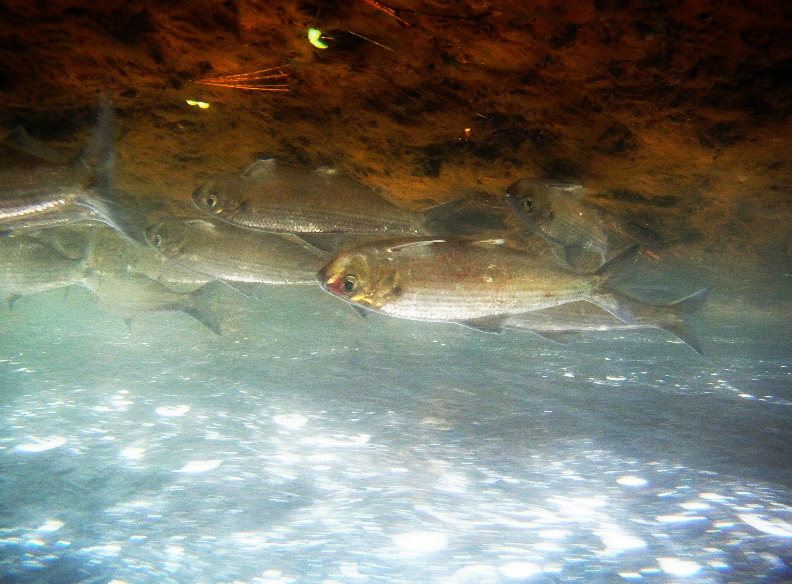
#> input picture Herring Sylvia Place.jpg, 792 x 584 px
$ python flip-mirror.py ..
#> lines starting #> are read from the running program, lines starting #| are printed output that depends on the picture
"""
Authors: Tzofi Klinghoffer & Caleb Perez
Date: 6/20/2017
Description: Assuming image-slicer.py has already been run to split stereo images into their respective
halves, this script flips the image vertically and horizontally, allowing for additional semi-unique
training data. The left half is left untouched.

Usage:
    python python code/flip-mirror.py data/rv_boxed_herring/Images
"""
# Utility
import sys
import os
import glob
from tqdm import tqdm

# Image
from PIL import Image, ImageOps


def main():
    try:
        image_dir_path = sys.argv[1]
        print("Image path:", image_dir_path)
    except:
        print("Default image path is current directory")

    for filename in tqdm(os.listdir(image_dir_path)):
        if filename.endswith(".png") or filename.endswith(".jpg"):
            in_filepath = os.path.join(image_dir_path, filename)
            image = Image.open(in_filepath)
#> image is the input picture: PIL image 792x584 RGB; mean R, G, B 118.6, 119, 107.1
            image = ImageOps.flip(image)
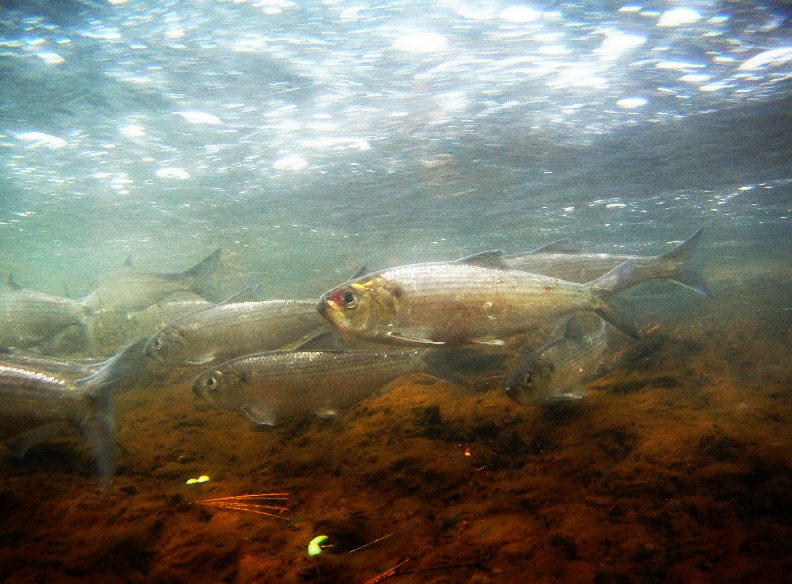
#> image: PIL image 792x584 RGB; mean R, G, B 118.6, 119, 107.1
            image = ImageOps.mirror(image)
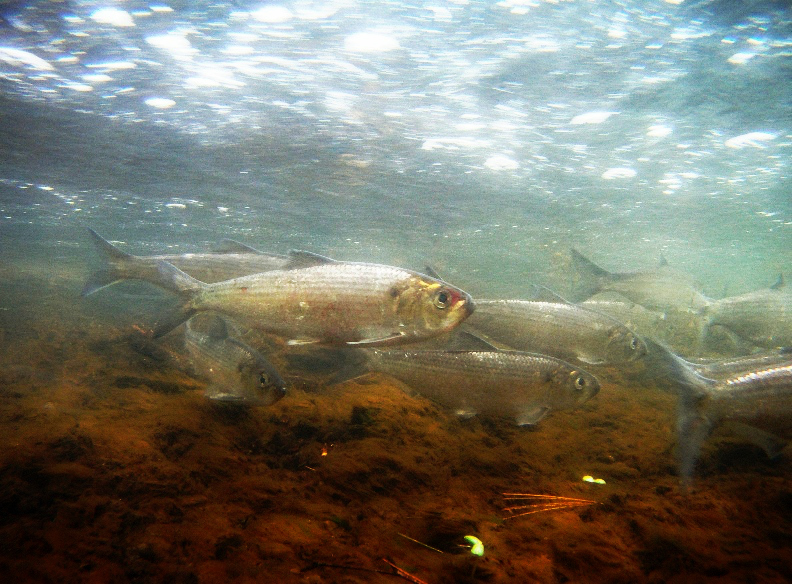
#> image: PIL image 792x584 RGB; mean R, G, B 118.6, 119, 107.1
            image.save(filename, "PNG")
#> pass 2 of the loop in main, `for filename in tqdm(os.listdir(image_dir_path)):`:
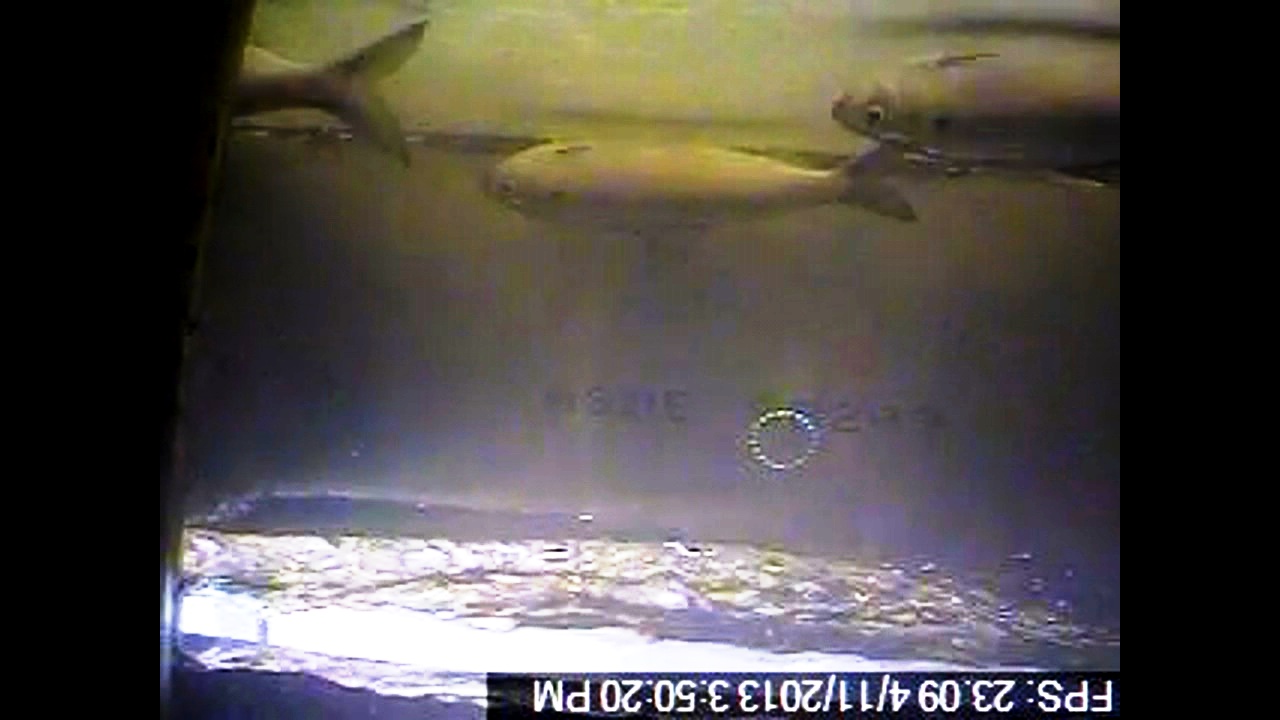
#> input picture HerringScreenCap.jpg, 1280 x 720 px
#> in main, image is the input picture: PIL image 1280x720 RGB; mean R, G, B 81.4, 76.6, 72.8
#> in main, `image = ImageOps.flip(image)`:
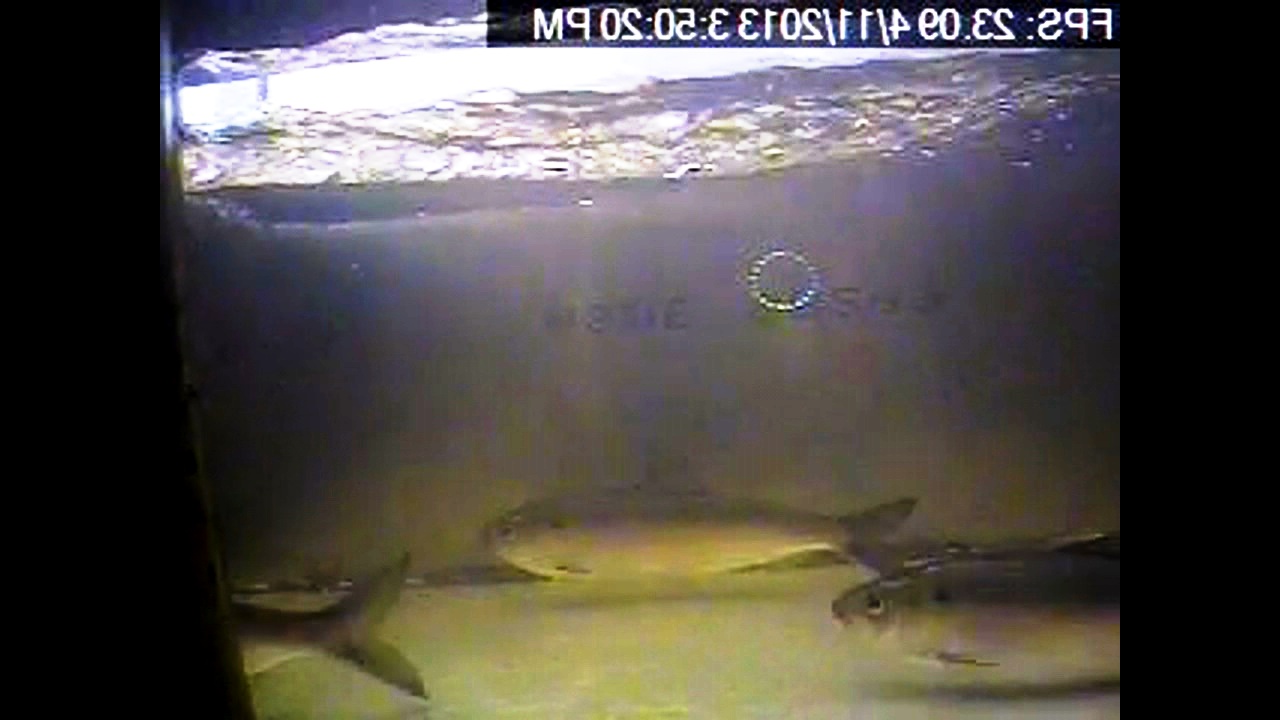
#> image: PIL image 1280x720 RGB; mean R, G, B 81.4, 76.6, 72.8
#> in main, `image = ImageOps.mirror(image)`:
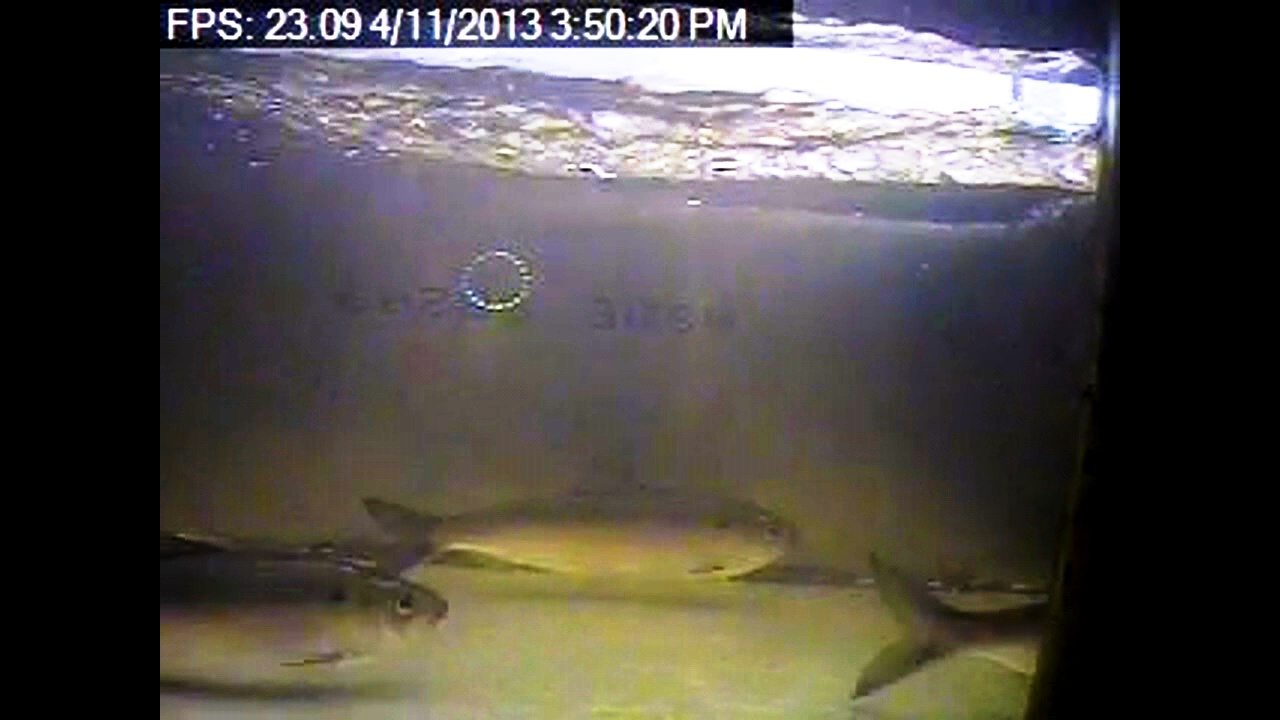
#> image: PIL image 1280x720 RGB; mean R, G, B 81.4, 76.6, 72.8


if __name__ == "__main__":
    main()
